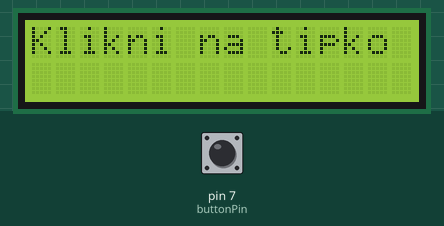
A sketch run on a simulated Arduino Uno, built with avr-gcc and run on an emulated ATmega328P. On the bench: 16×2 character LCD. The inputs (shaded band) are chosen by the test bench; at power-on: pin 7 (buttonPin) LOW.

Above: at 1.2 s.
1.3 s: pin 7 (buttonPin) pulled HIGH for 0.15 s
At 2.0 s:
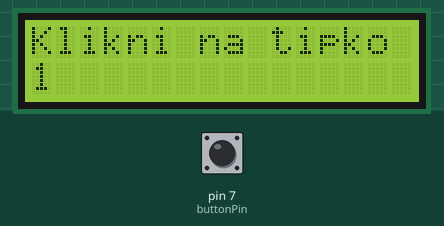
2.9 s: pin 7 (buttonPin) pulled HIGH for 1 s
At 3.2 s:
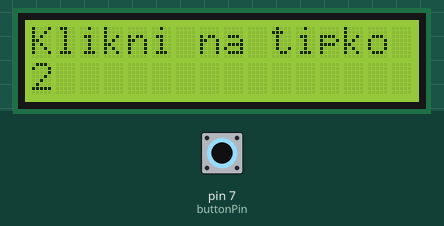
5.4 s: pin 7 (buttonPin) pulled HIGH for 0.15 s
At 6.3 s:
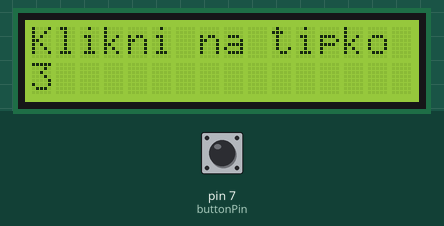
7.0 s: pin 7 (buttonPin) pulled HIGH for 1 s
At 7.6 s:
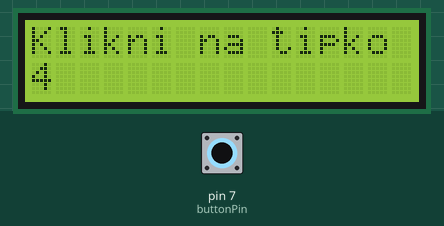
Timing chart, 0 to 10.0 s (numbered marks = the images above; inputs shaded):
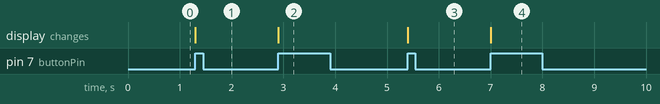

The sketch:

lcd_button.ino
```cpp
#include "LiquidCrystal.h"
LiquidCrystal lcd(12, 11, 10, 5, 4, 3, 2);
const int buttonPin = 7;
int clicks = 0;
int buttonState;

void setup() {
  pinMode(buttonPin, INPUT);
  lcd.begin(16, 2);
  lcd.setCursor(0, 0);
  lcd.print("Klikni na tipko");
}

void loop() {
  lcd.setCursor(0, 1);
  buttonState = digitalRead(buttonPin);
  if (buttonState == HIGH) {
    clicks = clicks + 1;
    lcd.setCursor(0, 1);
    lcd.print(clicks);
    while (buttonState == HIGH) {
      buttonState = digitalRead(buttonPin);
    }
  }
}
```

Measured:
- after the input at 1.3 s, the display: changes at once (image 1)
- after the input at 2.9 s, the display: changes at once (image 2)
- after the input at 5.4 s, the display: changes at once (image 3)
- after the input at 7.0 s, the display: changes at once (image 4)
